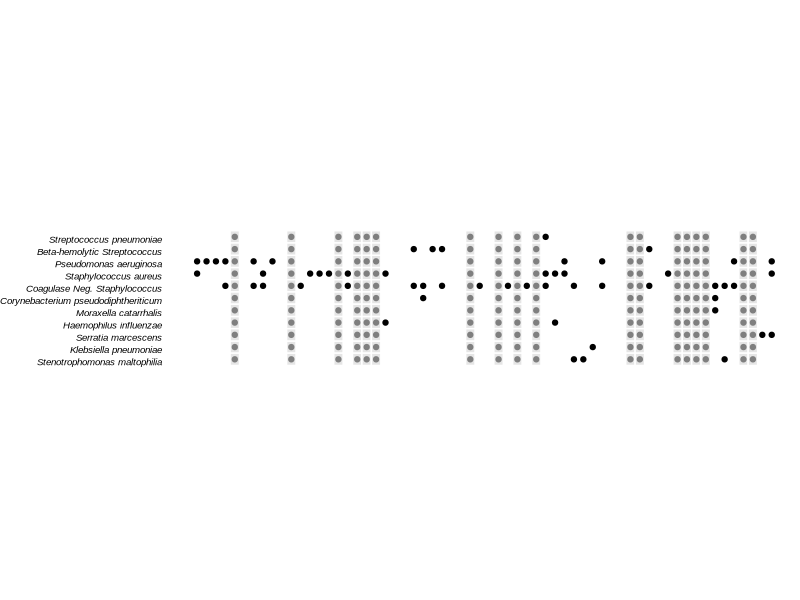
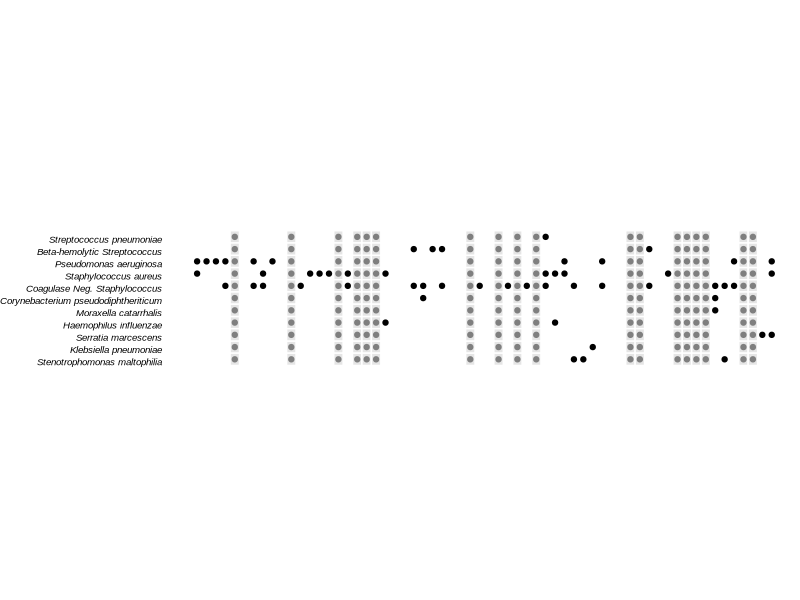

These figures' R source, in order:
## ---- chunk 1
library(tidyverse)
## ---- chunk 2
heatmap.names.ordered <- read_csv("../data/16S/CRS_heatmap_names_ordered.csv") %>%
  select(subject_id) %>%
  separate(subject_id, into = c("A",NA), sep = "S") %>%
  separate(A, into = c("subject_id",NA), sep = "-") %>%
  mutate(subject_id = as.numeric(subject_id) - 3000) %>%
  mutate(subject_id = as.character(subject_id))
## ---- chunk 3
heatmap.num.ordered <- unique(heatmap.names.ordered$subject_id)
heatmap.num.ordered
## ---- chunk 4
culture.data <- read_csv("../data/16S/3.1.2021 Sarah Lucas - Culture Data.csv") %>%
  filter(!is.na(specimen_type_description)) %>%
  select(subject_id, ddiff_cult_sample1, redcap_repeat_instance, purulence_of_sample, 
         pseudomonas_aeruginosa_muc, 
         "pseudomonas_aeruginosa"=culture, 
         staph_aureus, 
         coag_negative_staph, 
         strep_pneumo, 
         other_culture_1,
         other_culture_2,
         other_culture_3,
         other_culture_4) %>%
  mutate(subject_id = as.character(subject_id),
         C_pseudodip = if_else(grepl("Corynebacterium pseudodip", other_culture_1, ignore.case = T) | 
                                 grepl("Corynebacterium pseudodip", other_culture_2, ignore.case = T) |
                                 grepl("Corynebacterium pseudodip", other_culture_3, ignore.case = T) |
                                 grepl("Corynebacterium pseudodip", other_culture_4, ignore.case = T), 1, 2),
         H_influenzae = if_else(grepl("Haemophilus influenzae", other_culture_1, ignore.case = T) | 
                                  grepl("Haemophilus influenzae", other_culture_2, ignore.case = T) |
                                  grepl("Haemophilus influenzae", other_culture_3, ignore.case = T) |
                                  grepl("Haemophilus influenzae", other_culture_4, ignore.case = T), 1, 2),
         K_pneumoniae = if_else(grepl("Klebsiella pneumoniae", other_culture_1, ignore.case = T) | 
                                  grepl("Klebsiella pneumoniae", other_culture_2, ignore.case = T) |
                                  grepl("Klebsiella pneumoniae", other_culture_3, ignore.case = T) |
                                  grepl("Klebsiella pneumoniae", other_culture_4, ignore.case = T), 1, 2),
         S_malto = if_else(grepl("Stenotrophomonas maltophilia", other_culture_1, ignore.case = T) | 
                             grepl("Stenotrophomonas maltophilia", other_culture_2, ignore.case = T) |
                             grepl("Stenotrophomonas maltophilia", other_culture_3, ignore.case = T) |
                             grepl("Stenotrophomonas maltophilia", other_culture_4, ignore.case = T), 1, 2),
         S_marcescens = if_else(grepl("Serratia marcescens", other_culture_1, ignore.case = T) | 
                             grepl("Serratia marcescens", other_culture_2, ignore.case = T) |
                             grepl("Serratia marcescens", other_culture_3, ignore.case = T) |
                             grepl("Serratia marcescens", other_culture_4, ignore.case = T), 1, 2),
         M_catarrhalis = if_else(grepl("Moraxella", other_culture_1, ignore.case = T) | 
                             grepl("Moraxella", other_culture_2, ignore.case = T) |
                             grepl("Moraxella", other_culture_3, ignore.case = T) |
                             grepl("Moraxella", other_culture_4, ignore.case = T), 1, 2),
         B_hemo_strep = if_else(grepl("Strep", other_culture_1, ignore.case = T) | 
                             grepl("Strep", other_culture_2, ignore.case = T) |
                             grepl("Strep", other_culture_3, ignore.case = T) |
                             grepl("Strep", other_culture_4, ignore.case = T), 1, 2))
culture.data
## ---- chunk 5
culture.data.tally <- culture.data %>% group_by(subject_id) %>%
  tally()
culture.data.tally
## ---- chunk 6
culture.data.summarized <- culture.data %>%
  left_join(culture.data.tally) %>%
  group_by(subject_id, n) %>%
  dplyr::summarise(staph_add = sum(staph_aureus),
                   cns_staph_add = sum(coag_negative_staph),
                   pa_add = sum(pseudomonas_aeruginosa),
                   pa_muc_add = sum(pseudomonas_aeruginosa_muc),
                   strep_pneumo_add = sum(strep_pneumo),
                   C_pseudodip_add = sum(C_pseudodip),
                   H_influenzae_add = sum(H_influenzae),
                   K_pneumoniae_add = sum(K_pneumoniae),
                   S_malto_add = sum(S_malto),
                   S_marcescens_add = sum(S_marcescens),
                   beta_hemolytic_strep_add = sum(B_hemo_strep),
                   M_catarrhalis_add = sum(M_catarrhalis)) %>%
  ungroup() %>%
  mutate(sa_summ = ifelse(n == 1 & staph_add == 1, "yes",
                          ifelse(n == 1 & staph_add == 2, "no",
                                 ifelse(n == 2 & staph_add %in% c(2,3), "yes",
                                        ifelse(n == 2 & staph_add == 4, "no",
                                               ifelse(n == 3 & staph_add %in% c(3,4,5), "yes", "no"))))),
         cns_summ = ifelse(n == 1 & cns_staph_add == 1, "yes",
                          ifelse(n == 1 & cns_staph_add == 2, "no",
                                 ifelse(n == 2 & cns_staph_add %in% c(2,3), "yes",
                                        ifelse(n == 2 & cns_staph_add == 4, "no",
                                               ifelse(n == 3 & cns_staph_add %in% c(3,4,5), "yes", "no"))))),
         pa_summ = ifelse(n == 1 & pa_add == 1, "yes",
                          ifelse(n == 1 & pa_add == 2, "no",
                                 ifelse(n == 2 & pa_add %in% c(2,3), "yes",
                                        ifelse(n == 2 & pa_add == 4, "no",
                                               ifelse(n == 3 & pa_add %in% c(3,4,5), "yes", "no"))))),
         pa_muc_summ = ifelse(n == 1 & pa_muc_add == 1, "yes",
                          ifelse(n == 1 & pa_muc_add == 2, "no",
                                 ifelse(n == 2 & pa_muc_add %in% c(2,3), "yes",
                                        ifelse(n == 2 & pa_muc_add == 4, "no",
                                               ifelse(n == 3 & pa_muc_add %in% c(3,4,5), "yes", "no"))))),
         strep_pneumo_summ = ifelse(n == 1 & strep_pneumo_add == 1, "yes",
                          ifelse(n == 1 & strep_pneumo_add == 2, "no",
                                 ifelse(n == 2 & strep_pneumo_add %in% c(2,3), "yes",
                                        ifelse(n == 2 & strep_pneumo_add == 4, "no",
                                               ifelse(n == 3 & strep_pneumo_add %in% c(3,4,5), "yes", "no"))))),
         C_pseudodip_summ = ifelse(n == 1 & C_pseudodip_add == 1, "yes",
                          ifelse(n == 1 & C_pseudodip_add == 2, "no",
                                 ifelse(n == 2 & C_pseudodip_add %in% c(2,3), "yes",
                                        ifelse(n == 2 & C_pseudodip_add == 4, "no",
                                               ifelse(n == 3 & C_pseudodip_add %in% c(3,4,5), "yes", "no"))))),
         H_influenzae_summ = ifelse(n == 1 & H_influenzae_add == 1, "yes",
                          ifelse(n == 1 & H_influenzae_add == 2, "no",
                                 ifelse(n == 2 & H_influenzae_add %in% c(2,3), "yes",
                                        ifelse(n == 2 & H_influenzae_add == 4, "no",
                                               ifelse(n == 3 & H_influenzae_add %in% c(3,4,5), "yes", "no"))))),
         K_pneumoniae_summ = ifelse(n == 1 & K_pneumoniae_add == 1, "yes",
                          ifelse(n == 1 & K_pneumoniae_add == 2, "no",
                                 ifelse(n == 2 & K_pneumoniae_add %in% c(2,3), "yes",
                                        ifelse(n == 2 & K_pneumoniae_add == 4, "no",
                                               ifelse(n == 3 & K_pneumoniae_add %in% c(3,4,5), "yes", "no"))))),
         S_malto_summ = ifelse(n == 1 & S_malto_add == 1, "yes",
                          ifelse(n == 1 & S_malto_add == 2, "no",
                                 ifelse(n == 2 & S_malto_add %in% c(2,3), "yes",
                                        ifelse(n == 2 & S_malto_add == 4, "no",
                                               ifelse(n == 3 & S_malto_add %in% c(3,4,5), "yes", "no"))))),
         S_marcescens_summ = ifelse(n == 1 & S_marcescens_add == 1, "yes",
                          ifelse(n == 1 & S_marcescens_add == 2, "no",
                                 ifelse(n == 2 & S_marcescens_add %in% c(2,3), "yes",
                                        ifelse(n == 2 & S_marcescens_add == 4, "no",
                                               ifelse(n == 3 & S_marcescens_add %in% c(3,4,5), "yes", "no"))))),
         beta_hemolytic_strep_summ = ifelse(n == 1 & beta_hemolytic_strep_add == 1, "yes",
                          ifelse(n == 1 & beta_hemolytic_strep_add == 2, "no",
                                 ifelse(n == 2 & beta_hemolytic_strep_add %in% c(2,3), "yes",
                                        ifelse(n == 2 & beta_hemolytic_strep_add == 4, "no",
                                               ifelse(n == 3 & beta_hemolytic_strep_add %in% c(3,4,5), "yes", "no"))))),
         M_catarrhalis_summ = ifelse(n == 1 & M_catarrhalis_add == 1, "yes",
                          ifelse(n == 1 & M_catarrhalis_add == 2, "no",
                                 ifelse(n == 2 & M_catarrhalis_add %in% c(2,3), "yes",
                                        ifelse(n == 2 & M_catarrhalis_add == 4, "no",
                                               ifelse(n == 3 & M_catarrhalis_add %in% c(3,4,5), "yes", "no")))))) %>%
    # Fix the two pseudomonas categories: 
  mutate(pa_summ == ifelse(pa_summ == "yes", "yes",
                           ifelse(pa_muc_summ == "yes", "yes", "no"))) %>%
  select(subject_id, sa_summ, cns_summ, pa_summ,strep_pneumo_summ, 
         C_pseudodip_summ, H_influenzae_summ, 
         K_pneumoniae_summ, S_malto_summ, S_marcescens_summ,
         beta_hemolytic_strep_summ, M_catarrhalis_summ) %>%
  right_join(heatmap.names.ordered) # joining the data here will sort the subject ids and get rid of any samples not in the CRS group

## ---- chunk 7
culture.data.summarized.long <- culture.data.summarized %>%
  #filter(!subject_id %in% nonCRSculturesNames) %>%
  pivot_longer(!subject_id, names_to = "org", values_to = "pos_neg")
length(unique(culture.data.summarized.long$subject_id))
## ---- chunk 8
culture.breaks <- c("strep_pneumo_summ",
                    "beta_hemolytic_strep_summ",
                    "pa_summ",
                    "sa_summ", 
                    "cns_summ", 
                    "C_pseudodip_summ",
                    "M_catarrhalis_summ", 
                    "H_influenzae_summ",
                    "S_marcescens_summ",
                    "K_pneumoniae_summ", 
                    "S_malto_summ")
culture.labels <- c("Streptococcus pneumoniae",
                    "Beta-hemolytic Streptococcus", # Group A/C/G/F-anginosus
                    "Pseudomonas aeruginosa",
                    "Staphylococcus aureus", 
                    "Coagulase Neg. Staphylococcus", 
                    "Corynebacterium pseudodiphtheriticum", 
                    "Moraxella catarrhalis",
                    "Haemophilus influenzae", 
                    "Serratia marcescens",
                    "Klebsiella pneumoniae",
                    "Stenotrophomonas maltophilia")
## ---- chunk 9
CultureBar <- ggplot(culture.data.summarized.long, aes(x = subject_id, y = org, fill = pos_neg)) +
  geom_tile(colour = "white",
            size = 0.5, 
            inherit.aes = TRUE
            #aes(fill = pos_neg)
            ) +
  geom_point(aes(color = pos_neg), size = 1.5) + # Make the squares dots instead
  scale_x_discrete(breaks = heatmap.num.ordered,
                   limits = heatmap.num.ordered,
                   expand = c(0,3)) + #Make the boxes square
  scale_y_discrete(expand = c(0,0),
                   labels = rev(culture.labels),
                   limits = rev(culture.breaks),
                   breaks = rev(culture.breaks)) + #Make the boxes square
  coord_fixed(ratio=1.3/1) +  #Make the boxes square
  #  scale_fill_manual(values = c("white", "black"), na.value = "grey90") + # Use with filled boxes instead
  scale_fill_manual(values = c("white", "white"), 
                    na.value = "grey90") + # Make the squares dots instead
  scale_color_manual(values = c("white", "black")) + # Make the squares dots instead
  #  theme_minimal(base_size = 10) +
  theme(legend.position = "",
        axis.text.y = element_text(face = "italic", color = "black", family = "Arial", size = 7, vjust = 1, hjust=1),
        axis.text.x = element_blank(),
        panel.background = element_rect(fill = "white"),
        #axis.text.x = element_text(angle=90, hjust = 0.95, vjust = 0.2, color = "black"), # Use when confirming order
        axis.ticks = element_blank(),
        axis.title = element_blank(),
        plot.margin = margin(0,0,0,0, "cm"),
        panel.grid = element_blank())
CultureBar
## ---- chunk 10
ggsave(CultureBar, 
       filename = "16S_output/figures/CultureBar.pdf",
       device = cairo_pdf,
       height = 2,
       width = 7
       )
